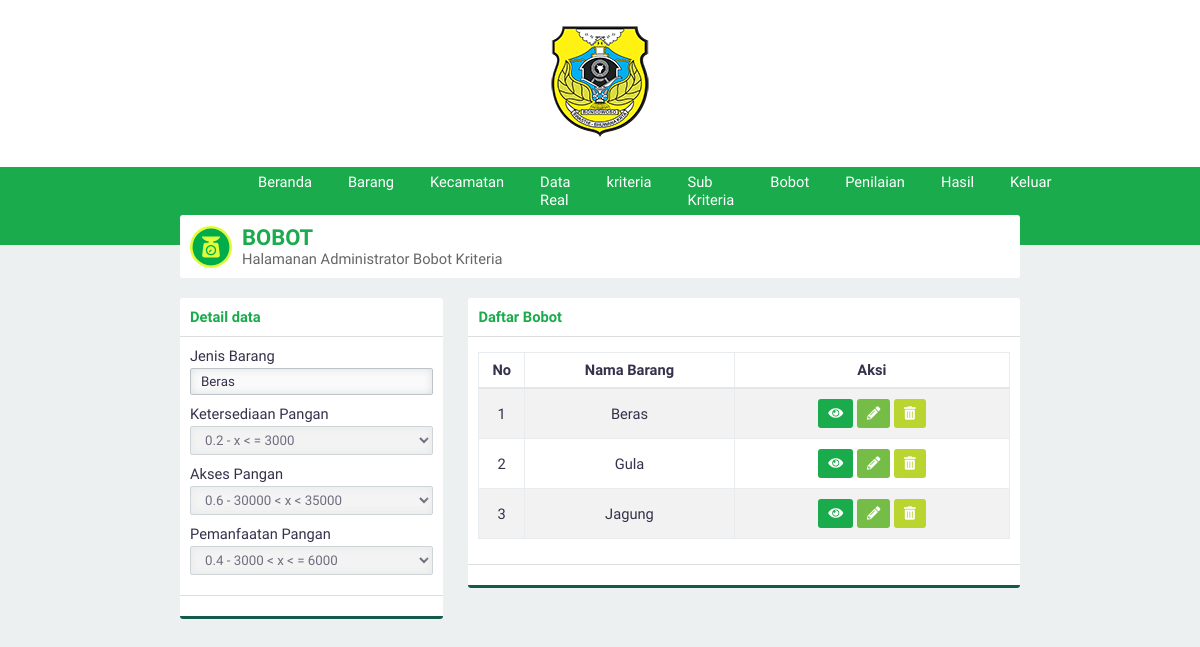
Screenshot of /?page=bobot&aksi=lihat&id=3 (signed in) with the database file from the repository.
### tables this page shows
CREATE TABLE `jenis_barang` (
  `id_jenisbarang` int(3) NOT NULL,
  `namaBarang` varchar(30) NOT NULL,
  `jumlah` varchar(20) NOT NULL
);

CREATE TABLE `bobot_kriteria` (
  `id_bobotkriteria` int(3) NOT NULL,
  `id_jenisbarang` int(3) NOT NULL,
  `id_kriteria` int(3) NOT NULL,
  `bobot` float NOT NULL
);

CREATE TABLE `kriteria` (
  `id_kriteria` int(3) NOT NULL,
  `namaKriteria` varchar(30) NOT NULL,
  `sifat` enum('Benefit','Cost') NOT NULL
);

### page/lihatbobot.php (the view, shortened to what this page needs)
<?php
$listketersediaan = array(
    array("nama" => "0.2 - x < = 3000", "nilai" => 0.2),
    array("nama" => "0.4 - 3000 < x < = 5000", "nilai" => 0.4),
    array("nama" => "0.6 - 5000 < x < = 10000", "nilai" => 0.6),
    array("nama" => "0.8 - 10000 < x < = 14000", "nilai" => 0.8),
    array("nama" => "1 - x > = 15000", "nilai" => 1),
);
$listakses = array(
    array("nama" => "0.2 - x < = 25000", "nilai" => 0.2),
    array("nama" => "0.4 - 25000 < x < = 35000", "nilai" => 0.4),
    array("nama" => "0.6 - 30000 < x < 35000", "nilai" => 0.6),
    array("nama" => "0.8 - 35000 < x < = 43000", "nilai" => 0.8),
    array("nama" => "1 - x > = 44000", "nilai" => 1),
);
$listpemanfaatan = array(
    array("nama" => "0.2 - x < = 3000", "nilai" => 0.2),
    array("nama" => "0.4 - 3000 < x < = 6000", "nilai" => 0.4),
    array("nama" => "0.6 - 6000 < x < = 15000", "nilai" => 0.6),
    array("nama" => "0.8 - 15000 < x < = 18000", "nilai" => 0.8),
    array("nama" => "1 - x > = 19000", "nilai" => 1),
);
$id = htmlspecialchars(@$_GET['id']);
$querylihat = "SELECT id_jenisbarang,bobot,id_bobotkriteria,kriteria.namaKriteria AS namaKriteria FROM bobot_kriteria INNER JOIN kriteria USING(id_kriteria) WHERE id_jenisbarang='$id'";
?>
<div class="panel-top">
    <b class="text-green">Detail data</b>
</div>
<form>
    <div class="panel-middle">
        <div class="group-input">
            <?php
            $query = "SELECT namaBarang FROM jenis_barang WHERE id_jenisbarang='$id'";
            $execute = $konek->query($query);
            $data = $execute->fetch_array(MYSQLI_ASSOC);
            ?>
            <div class="group-input">
                <label for="jenisbarang">Jenis Barang</label>
                <input class="form-custom" value="<?php echo $data['namaBarang']; ?>" disabled type="text" autocomplete="off" required name="jenisbarang" id="jenisbarang" placeholder="jenisbarang">
            </div>
        </div>
        <?php
        $execute2 = $konek->query($querylihat);
        while ($data = $execute2->fetch_array(MYSQLI_ASSOC)) {
            echo "<div class=\"group-input\">
                    <label for=\"$data[namaKriteria]\">$data[namaKriteria]</label>
                    <input type='hidden' value=\"$data[id_bobotkriteria]\" name=\"id[]\">
                    <select class=\"form-custom\" disabled required name=\"bobot[]\" id=\"$data[namaKriteria]\">";
            if ($data['namaKriteria'] == 'Ketersediaan Pangan') {
                foreach ($listketersediaan as $key) {
                    if ($key['nilai'] == $data['bobot']) {
                        $selected = "selected";
                    } else {
                        $selected = null;
                    }
                    echo "<option $selected value=\"$key[nilai]\">$key[nama]</option>";
                }
            } else if ($data['namaKriteria'] == 'Akses Pangan') {
                foreach ($listakses as $key) {
                    if ($key['nilai'] == $data['bobot']) {
                        $selected = "selected";
                    } else {
                        $selected = null;
                    }
                    echo "<option $selected value=\"$key[nilai]\">$key[nama]</option>";
                }
            } else if ($data['namaKriteria'] == 'Pemanfaatan Pangan') {
                foreach ($listpemanfaatan as $key) {
                    if ($key['nilai'] == $data['bobot']) {
                        $selected = "selected";
                    } else {
                        $selected = null;
                    }
                    echo "<option $selected value=\"$key[nilai]\">$key[nama]</option>";
                }
            }
            echo "</select>
            </div>
                ";
        }
        ?>
    </div>
    <div class="panel-bottom">
    </div>
</form>

### asset/css/style.css (style rules this page uses)
* { padding: 0; margin: 0; font-family: 'Work Sans', sans-serif; color: #36304A; font-weight: 500; letter-spacing: normal; }
b, h1, h2, h3, h4, h5 { padding: 0; font-weight: 600 !important; margin: 0.83em 0em; }
.text-green { color: #1aab4c !important; }
input, select { border: none; width: 100%; }
.form-custom { padding: 5px 10px; border: solid 1px #BDC3C7; -webkit-border-radius: 2px; -moz-border-radius: 2px; border-radius: 2px; box-sizing: border-box; box-shadow: inset 0 0 8px #d9dfe3; margin: 3px 0 10px 0; }
.panel-top { padding: 10px; box-sizing: padding-box; border-bottom: solid 1px #dddddd; }
.panel-middle { padding: 10px; box-sizing: padding-box; }
.panel-bottom { padding: 10px; border-bottom: solid 3px #135a4c; border-top: solid 1px #dddddd; }
body { background-color: #ECF0F1; display: flex; width: 100vw; height: 100vh; align-items: center; flex-direction: column; overflow-x: hidden; font-size: 11pt; }

### rows the page displays
jenis_barang: jenisbarang "Beras"
bobot_kriteria: id_kriteria.namaKriteria "Ketersediaan Pangan", id_kriteria.namaKriteria "0.2 - x < = 3000"
bobot_kriteria: id_kriteria.namaKriteria "Akses Pangan", id_kriteria.namaKriteria "0.6 - 30000 < x < 35000"
bobot_kriteria: id_kriteria.namaKriteria "Pemanfaatan Pangan", id_kriteria.namaKriteria "0.4 - 3000 < x < = 6000"

### other values shown
$data[namaBarang] "Beras"
$data[namaBarang] "Gula"
$data[namaBarang] "Jagung"
